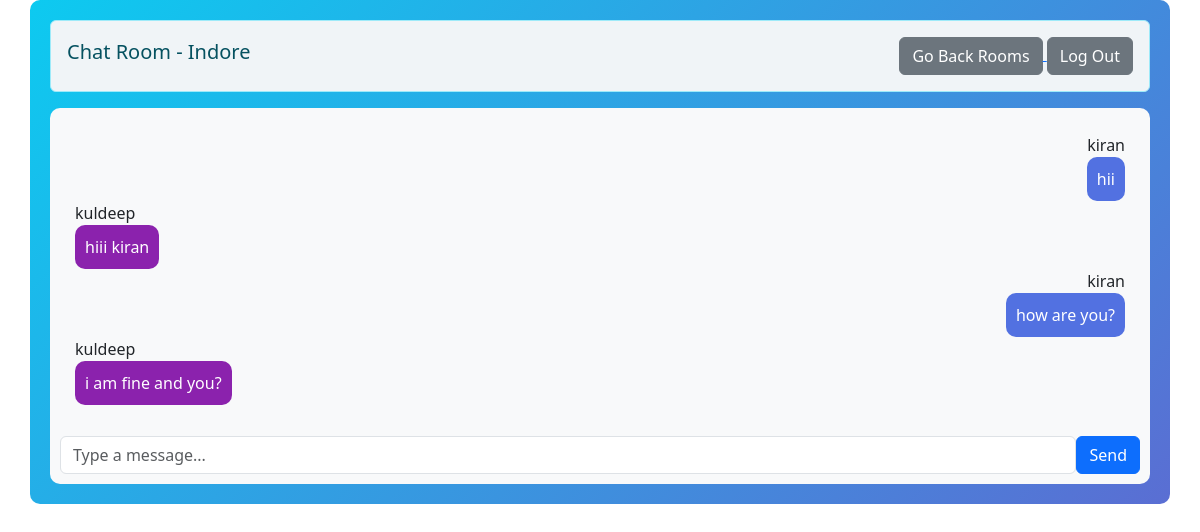
Page /api/room/indore/ (signed in) on the committed database.
### r_chat/models.py (models this page shows, shortened)
class Room(models.Model):
    name = models.CharField(max_length=100)
    slug = models.SlugField(unique=True, blank=True)

class Messages(models.Model):
    content = models.TextField()
    user = models.ForeignKey(User, on_delete=models.CASCADE)
    room = models.ForeignKey(Room, on_delete=models.CASCADE)
    created_on =models.DateField(auto_now_add=True)

### r_chat/views.py (the view)
# urls.py: path('room/<slug:slug>/', room, name='room'),
@login_required(login_url="/accounts/login/")
def room(request, slug):
    room = get_object_or_404(Room, slug=slug)
    messages = Messages.objects.filter(room=room)
    return render(request, "chat/chat_room.html", {
        "room_name": room.name,
        "slug": slug,
        "messages": messages
    })

### templates/chat/chat_room.html (shortened to what this page needs)
{% extends 'base.html' %}
{% load static %}
{% block content %}
{% if user.is_authenticated %}
<div class="container" style="background: linear-gradient(135deg, #0dcaf0, #5a6ed3); padding: 20px; border-radius: 10px;">
  <div class="row">
    <div class="col-12">
      <div class="alert alert-info d-flex justify-content-between align-items-center" role="alert"
        style="background-color: #f0f4f7;">
        <h5 class="text-capitalize">Chat Room - {{ room_name }}</h5>
        <div class="">
          <a href="{% url 'rooms' %}">
            <button type="button" class="btn btn-secondary">Go Back Rooms </button>
          </a>
          <a href="{% url 'logout' %}">
            <button type="button" class="btn btn-secondary">Log Out</button>
          </a>
        </div>
      </div>
      <div class="chat-box" style="background-color: #f8f9fa; padding: 10px; border-radius: 10px;">
        <div class="messages" id="chatbox" style="padding: 15px; max-height: 350px; overflow-y: auto;">
          {% for message in messages %}
          <div
            class="chat-message d-flex {% if message.user == request.user %}justify-content-end{% else %}justify-content-start{% endif %}">
            <div class="message-container">
              <div class="user-name font-weight-bold">{{ message.user.username }}</div>
              <div class="message-content"
                style="padding: 10px; border-radius: 10px; background-color: {% if message.user == request.user %}#5271e1{% else %}#8b22ad{% endif %}; color: white;">
                {{ message.content }}
              </div>
            </div>
          </div>
          {% endfor %}
        </div>
        <div class="form-group mt-3 d-flex">
          <input id="my_input" class="form-control" type="text" placeholder="Type a message..." style="flex-grow: 1;">
          <button id="submit_button" class="btn btn-primary ml-2" type="button">Send</button>
        </div>
      </div>
    </div>
  </div>
</div>
{% else %}
<div class="alert alert-warning">
  <h5>You are not logged in. Please <a href="{% url 'login' %}">log in</a>.</h5>
</div>
{% endif %}
{% endblock %}

### templates/chat/chat_room.html (style rules this page uses)
.chat-message.d-flex.justify-content-end .user-name { text-align: right; }

### rows in the picture
Room: name "Indore"
Messages: user.username "kiran", content "hii"
Messages: user.username "kuldeep", content "hiii kiran"
Messages: user.username "kiran", content "how are you?"
Messages: user.username "kuldeep", content "i am fine and you?"
